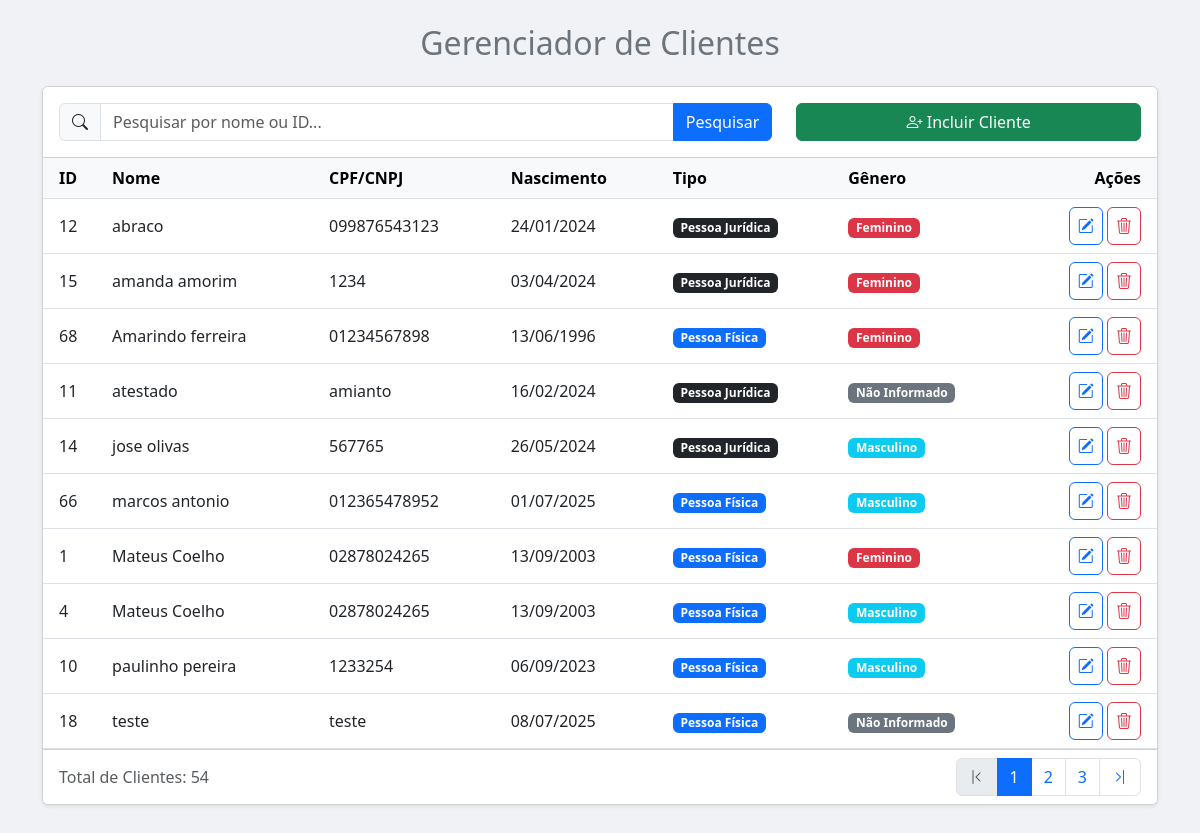
The app's page /Scripts/clientes.php with its own data.
### tables this page shows
CREATE TABLE IF NOT EXISTS `pessoas` (
  `id_pessoa` int NOT NULL AUTO_INCREMENT,
  `nome` varchar(100) NOT NULL,
  `cpfcnpj` varchar(20) NOT NULL,
  `rgie` varchar(20) DEFAULT NULL,
  `nasc` date DEFAULT NULL,
  `f_j` smallint DEFAULT NULL COMMENT '0-Pessoa Fisica, 1-Pessoa Juridica',
  `tipopessoa` smallint DEFAULT NULL COMMENT '0-Usuario, 1-Cliente, 2-Medico',
  `email` varchar(50) DEFAULT NULL,
  `telefone` varchar(50) DEFAULT NULL,
  `genero` char(1) DEFAULT NULL COMMENT 'M-Masculino, F-Feminino, N-Não Identificado',
  `excluido` tinyint(1) DEFAULT NULL,
  PRIMARY KEY (`id_pessoa`)
);

### Scripts/clientes.php (the view, shortened to what this page needs)
<?php
include_once("conexao.php");
?>
<!DOCTYPE html>
<html lang="pt">
<head>
    <link href="https://cdn.jsdelivr.net/npm/bootstrap@5.3.0/dist/css/bootstrap.min.css" rel="stylesheet">
    <link rel="stylesheet" href="https://cdn.jsdelivr.net/npm/bootstrap-icons@1.11.3/font/bootstrap-icons.min.css">
</head>
<body style="background-color: #f0f2f5;">
<div class="container mt-4 mb-5">
    <header class="mb-4">
        <h2 class="text-center text-secondary">Gerenciador de Clientes</h2>
    </header>
    <div class="card shadow-sm">
        <div class="card-header bg-white p-3">
            <div class="row align-items-center">
                <div class="col-12 col-md-8 mb-3 mb-md-0">
                    <form action="agenda.php?menuop=clientes" method="post">
                        <div class="input-group">
                            <span class="input-group-text"><i class="bi bi-search"></i></span>
                            <input class="form-control" type="text" name="pesquisa" placeholder="Pesquisar por nome ou ID..." value="<?= htmlspecialchars($_POST['pesquisa'] ?? '') ?>">
                            <button class="btn btn-primary" type="submit">Pesquisar</button>
                        </div>
                    </form>
                </div>
                <div class="col-12 col-md-4 text-md-end">
                    <a href="agenda.php?menuop=cadastrocliente" class="btn btn-success w-100 w-md-auto">
                        <i class="bi bi-person-plus"></i> Incluir Cliente
                    </a>
                </div>
            </div>
        </div>
        <div class="card-body p-0">
            <div class="table-responsive">
                <table class="table table-hover mb-0">
                    <thead class="table-light">
                        <tr>
                            <th class="ps-3">ID</th>
                            <th>Nome</th>
                            <th>CPF/CNPJ</th>
                            <th>Nascimento</th>
                            <th>Tipo</th>
                            <th>Gênero</th>
                            <th class="text-end pe-3">Ações</th>
                        </tr>
                    </thead>
                    <tbody>
                        <?php
                        $quantidade = 10;
                        $pagina = (isset($_GET['pagina'])) ? (int)$_GET['pagina'] : 1;
                        $inicio = ($quantidade * $pagina) - $quantidade;
                        $pesquisa = $_POST["pesquisa"] ?? "";
                        $sql = "SELECT *,
                                CASE WHEN f_j = 0 THEN 'Pessoa Física' WHEN f_j = 1 THEN 'Pessoa Jurídica' END AS 'tipagem_pessoa',
                                CASE WHEN genero = 'M' THEN 'Masculino' WHEN genero = 'F' THEN 'Feminino' WHEN genero = 'N' THEN 'Não Informado' END AS 'genero_texto',
                                DATE_FORMAT(nasc, '%d/%m/%Y') as data_nasc
                                FROM pessoas
                                WHERE (excluido <> 1) AND tipopessoa = 1 AND (id_pessoa = ? OR nome LIKE ?)
                                ORDER BY nome ASC
                                LIMIT ?, ?";
                        $stmt = mysqli_prepare($conexao, $sql);
                        $termo_pesquisa = "%" . $pesquisa . "%";
                        mysqli_stmt_bind_param($stmt, 'ssii', $pesquisa, $termo_pesquisa, $inicio, $quantidade);
                        mysqli_stmt_execute($stmt);
                        $RS = mysqli_stmt_get_result($stmt);
                        if (mysqli_num_rows($RS) > 0) {
                            foreach ($RS as $dados) {
                                $badge_genero_cor = $dados['genero'] == 'M' ? 'bg-info' : ($dados['genero'] == 'F' ? 'bg-danger' : 'bg-secondary');
                                $badge_pessoa_cor = $dados['f_j'] == 0 ? 'bg-primary' : 'bg-dark';
                                echo "<tr>";
                                echo "<td class='ps-3'>" . htmlspecialchars($dados['id_pessoa']) . "</td>";
                                echo "<td>" . htmlspecialchars($dados['nome']) . "</td>";
                                echo "<td>" . htmlspecialchars($dados['cpfcnpj']) . "</td>";
                                echo "<td>" . htmlspecialchars($dados['data_nasc']) . "</td>";
                                echo "<td><span class='badge " . $badge_pessoa_cor . "'>" . htmlspecialchars($dados['tipagem_pessoa']) . "</span></td>";
                                echo "<td><span class='badge " . $badge_genero_cor . "'>" . htmlspecialchars($dados['genero_texto']) . "</span></td>";
                                echo "<td class='text-end pe-3'>
                                        <a href='agenda.php?menuop=editarcliente&idcli=" . $dados['id_pessoa'] . "' class='btn btn-outline-primary btn-icon' title='Alterar'>
                                            <i class='bi bi-pencil-square'></i>
                                        </a>
                                        <a href='agenda.php?menuop=excluircliente&idcli=" . $dados['id_pessoa'] . "' class='btn btn-outline-danger btn-icon btn-excluir' title='Excluir'>
                                        <i class='bi bi-trash3'></i></a>
                                      </td>";
                                echo "</tr>";
                            }
                        } else {
                            echo "<tr><td colspan='7' class='text-center p-4'>Nenhum cliente encontrado.</td></tr>";
                        }
                        ?>
                    </tbody>
                </table>
            </div>
        </div>
        <?php
        $sqltotal = "SELECT COUNT(id_pessoa) as total FROM pessoas WHERE (excluido <> 1) AND tipopessoa = 1 AND (id_pessoa = ? OR nome LIKE ?)";
        $stmt_total = mysqli_prepare($conexao, $sqltotal);
        mysqli_stmt_bind_param($stmt_total, 'ss', $pesquisa, $termo_pesquisa);
        mysqli_stmt_execute($stmt_total);
        $rs_total = mysqli_stmt_get_result($stmt_total);
        $row_total = mysqli_fetch_assoc($rs_total);
        $numtotal = $row_total['total'];
        $totalpagina = ceil($numtotal / $quantidade);
        if ($totalpagina > 1):
        ?>
        <div class="card-footer bg-white d-flex justify-content-between align-items-center">
            <span class="text-muted">Total de Clientes: <?= $numtotal ?></span>
            <nav aria-label="Navegação da página">
                <ul class="pagination mb-0">
                    <?php
                    echo "<li class='page-item " . ($pagina == 1 ? 'disabled' : '') . "'><a class='page-link' href='?menuop=clientes&pagina=1'><i class='bi bi-chevron-bar-left'></i></a></li>";
                    for ($i = 1; $i <= $totalpagina; $i++) {
                        if ($i >= ($pagina - 2) && $i <= ($pagina + 2)) {
                            echo "<li class='page-item " . ($i == $pagina ? 'active' : '') . "'><a class='page-link' href='?menuop=clientes&pagina=$i'>$i</a></li>";
                        }
                    }
                    echo "<li class='page-item " . ($pagina == $totalpagina ? 'disabled' : '') . "'><a class='page-link' href='?menuop=clientes&pagina=$totalpagina'><i class='bi bi-chevron-bar-right'></i></a></li>";
                    ?>
                </ul>
            </nav>
        </div>
        <?php endif; ?>
    </div>
</div>
</body>
</html>

### Scripts/clientes.php (style rules this page uses)
.table td, .table th { vertical-align: middle; }
.btn-icon { padding: .375rem .5rem; font-size: 1rem; }

### records on screen
pessoas: id_pessoa "12", nome "abraco", cpfcnpj "099876543123", data_nasc "24/01/2024", tipagem_pessoa "Pessoa Jurídica", genero_texto "Feminino"
pessoas: id_pessoa "15", nome "amanda amorim", cpfcnpj "1234", data_nasc "03/04/2024", tipagem_pessoa "Pessoa Jurídica", genero_texto "Feminino"
pessoas: id_pessoa "68", nome "Amarindo ferreira", cpfcnpj "01234567898", data_nasc "13/06/1996", tipagem_pessoa "Pessoa Física", genero_texto "Feminino"
pessoas: id_pessoa "11", nome "atestado", cpfcnpj "amianto", data_nasc "16/02/2024", tipagem_pessoa "Pessoa Jurídica", genero_texto "Não Informado"
pessoas: id_pessoa "14", nome "jose olivas", cpfcnpj "567765", data_nasc "26/05/2024", tipagem_pessoa "Pessoa Jurídica", genero_texto "Masculino"
pessoas: id_pessoa "66", nome "marcos antonio", cpfcnpj "012365478952", data_nasc "01/07/2025", tipagem_pessoa "Pessoa Física", genero_texto "Masculino"
pessoas: id_pessoa "1", nome "Mateus Coelho", cpfcnpj "02878024265", data_nasc "13/09/2003", tipagem_pessoa "Pessoa Física", genero_texto "Feminino"
pessoas: id_pessoa "4", nome "Mateus Coelho", cpfcnpj "02878024265", data_nasc "13/09/2003", tipagem_pessoa "Pessoa Física", genero_texto "Masculino"
pessoas: id_pessoa "10", nome "paulinho pereira", cpfcnpj "1233254", data_nasc "06/09/2023", tipagem_pessoa "Pessoa Física", genero_texto "Masculino"
pessoas: id_pessoa "18", nome "teste", cpfcnpj "teste", data_nasc "08/07/2025", tipagem_pessoa "Pessoa Física", genero_texto "Não Informado"

### other values on screen
$numtotal "54"
